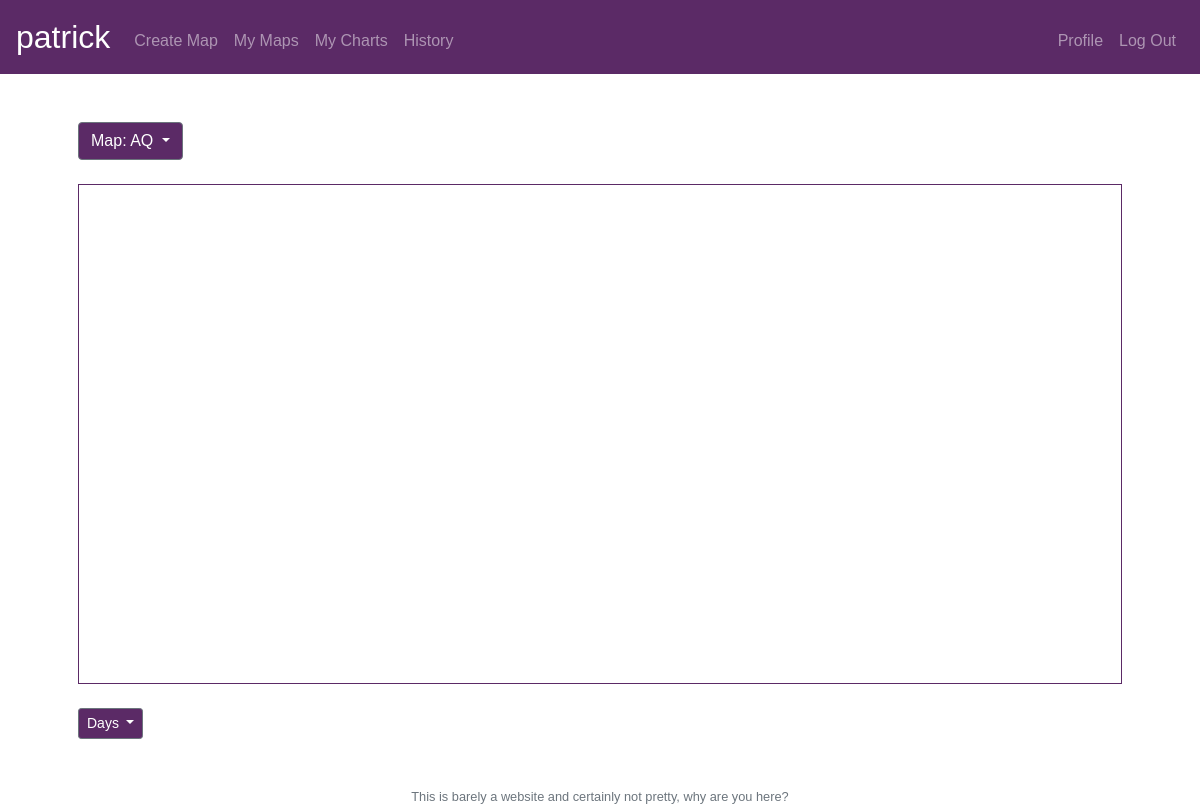
The page /map (signed in) on the database as committed earlier.
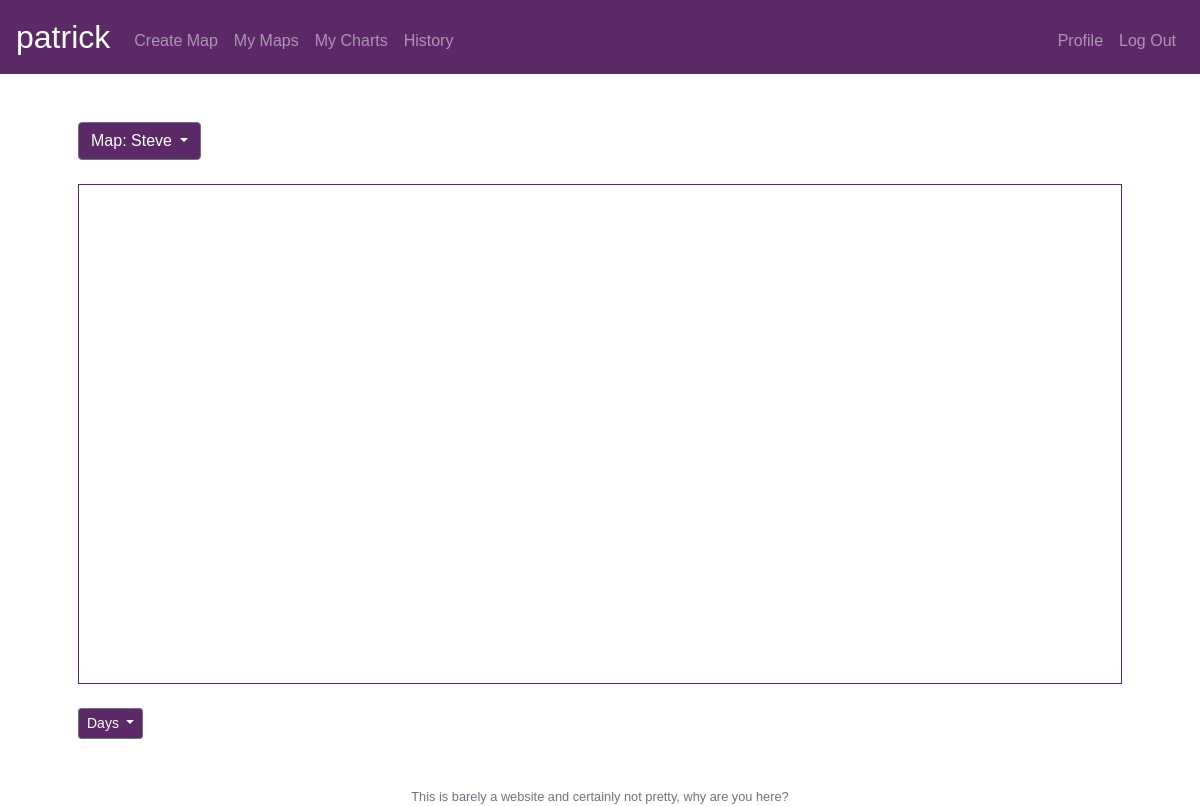
The same page on the database as committed later.
### patw/models.py (models this page shows, shortened)
class Polar(db.Model):
    __tablename__ = "polar"
    id = db.Column(db.Integer, primary_key=True)
    country_code = db.Column(db.String(10), nullable=False)
    start_time = db.Column(db.BigInteger, nullable=False)
    end_time = db.Column(db.BigInteger, nullable=False)
    user_id = db.Column(db.Integer, db.ForeignKey("users.user_id"), nullable=False)
    map_name = db.Column(db.String(20), nullable=False)
    date_created = db.Column(db.DateTime, nullable=False)
    __table_args__ = (db.UniqueConstraint('country_code', 'start_time', 'end_time', 'user_id', 'map_name', name="_multiple_countries_uc"),)

### patw/routes.py (the view)
@app.route("/map", methods=["GET", "POST"])
@login_required
def map():
    map_list = get_map_list()
    if not map_list:
        flash(Markup("You don't seem to have any maps yet, so here's one I made earlier! <a href='/createmap' class='alert-link'>Click here to make your own!</a>"), "info")
        return redirect("/patricksmap")
    if request.args.get('m'):
        map_name = request.args.get('m')
        if map_name not in map_list:
            flash(f"You don't have a map called {map_name}!", "warning")
            map_name = map_list[0]
    else:
        map_name = map_list[0]
    if request.args.get('l'):
        label = request.args.get('l')
        if label not in LABEL_LIST:
            flash(f"{label} is not a supported time period.", "warning")
            label = 'Days'
    else:
        label = 'Days'
    data = get_map_data(current_user.user_id, map_name)
    data = label_maker(data)
    if len(map_list) == 1:
        map_list = []
    return render_template("map.html", data=data, map_list=map_list,
                current_map=map_name, label=label, label_list=LABEL_LIST)

### patw/helpers.py (called while the page is built)
def get_map_data(user_id, map_name):
    data = []
    temp = {}
    map_data = Polar.query.filter_by(user_id=user_id, map_name=map_name)
    for entry in map_data:
        try:
            temp[entry.country_code] += (entry.end_time - entry.start_time)
        except KeyError:
            temp[entry.country_code] = (entry.end_time - entry.start_time)
    for country, value in temp.items():
        data.append({"id":country, "value":value})
    return data

def get_map_list():
    maps = Polar.query.filter_by(user_id=current_user.user_id
                ).group_by(Polar.map_name).order_by(Polar.date_created.desc()).all()
    list = []
    for map in maps:
        list.append(map.map_name)
    return list

def label_maker(data):
    for entry in data:
            entry['seconds_label'] = ": {:,} seconds".format(entry['value'])
            value = int(entry['value'])/3600
            entry['hours_label'] = ": {:,.0f} hours".format(value)
            value = value/24
            entry['days_label'] = ": {:,.1f} days".format(value)
            value = value/7
            entry['weeks_label'] = ": {:,.1f} weeks".format(value)
            value = int(entry['value'])/31556926
            entry['years_label'] = ": {:,.2f} years".format(value)
    return data

### patw/models.py (called while the page is built)
@login_manager.user_loader
def load_user(user_id):
    return User.query.get(user_id)

### patw/templates/map.html (shortened to what this page needs)
{% extends "layout.html" %}
{% block main %}
{% if patrick %}
<div style="padding-bottom:5px">Here is Patrick's heat map</div>
{% elif map_list %}
<div class="dropdown">
  <button class="btn btn-secondary dropdown-toggle" name='dropdown' type="button" id="dropdownMenuButton" data-toggle="dropdown" aria-haspopup="true" aria-expanded="false">
    Map: {{ current_map }}
  </button>
</div>
<br>
{% endif %}
<div id="chartdiv"></div>
<br>
<div class="dropdown">
  <button class="btn btn-secondary btn-sm dropdown-toggle" name='labeldropdown' type="button" id="labelMenuButton" data-toggle="dropdown" aria-haspopup="true" aria-expanded="false">
    {{ label }}
  </button>
</div>
{% endblock %}

### patw/templates/layout.html (shortened to what this page needs)
<!DOCTYPE html>
<html lang="en-uk">
  <head>
    <link href="https://maxcdn.bootstrapcdn.com/bootstrap/4.1.3/css/bootstrap.min.css" rel="stylesheet">
    <link href="/static/styles.css" rel="stylesheet">
  </head>
  <body>
    <nav class="navbar navbar-expand-md navbar-dark">
        <a class="navbar-brand" href="/">
          <span>patrick</span>
        </a>
        <div class="collapse navbar-collapse" id="navbar">
            {% if current_user.is_authenticated %}
                <ul class="navbar-nav mr-auto mt-2">
                    <li class="nav-item"><a class="nav-link" href="/createmap">Create Map</a></li>
                    <li class="nav-item"><a class="nav-link" href="/map">My Maps</a></li>
                    <li class="nav-item"><a class="nav-link" href="/charts">My Charts</a></li>
                    <li class="nav-item"><a class="nav-link" href="/history">History</a></li>
                </ul>
                <ul class="navbar-nav ml-auto mt-2">
                    <li class="nav-item"><a class="nav-link" href="/profile">Profile</a></li>
                    <li class="nav-item nav-link" data-toggle="dropdown">Log Out</li>
                </ul>
            {% endif %}
        </div>
    </nav>
    <main class="container p-5">
      {% block main %}{% endblock %}
    </main>
    <footer class="small text-center text-muted">
      This is barely a website and certainly not pretty, why are you here?
    </footer>
  </body>
</html>

### patw/static/styles.css (style rules this page uses)
body { background-color: #fff }
* { font-family: 'Galdeano', sans-serif !important; }
nav { background-color:#5B2A66; }
nav .navbar-brand { font-size: xx-large; }
.btn-secondary { background-color:#5B2A66 }
main { overflow-x: auto; }
#chartdiv { width: 100%; height: 500px; padding-left: 1px; border: 1px solid #5B2A66; }

Rows that differ between the two databases and show on the page:
no longer on this page (row unchanged): Polar: map_name "AQ"
added Polar: map_name "Steve"
